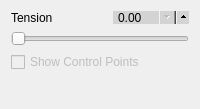
                 <widget class="QWidget" name="tab_18">
                  <attribute name="title">
                   <string>Smooth</string>
                  </attribute>
                  <layout class="QVBoxLayout" name="verticalLayout_114">
                   <item>
                    <layout class="QVBoxLayout" name="verticalLayout_178">
                     <item>
                      <layout class="QHBoxLayout" name="horizontalLayout_197">
                       <item>
                        <widget class="QLabel" name="label_193">
                         <property name="focusPolicy">
                          <enum>Qt::NoFocus</enum>
                         </property>
                         <property name="text">
                          <string>Tension</string>
                         </property>
                        </widget>
                       </item>
                       <item>
                        <widget class="QDoubleSpinBox" name="polygon_smooth_tension_spin">
                         <property name="focusPolicy">
                          <enum>Qt::ClickFocus</enum>
                         </property>
                         <property name="styleSheet">
                          <string notr="true">QDoubleSpinBox {
	max-height: 11px;
	min-height: 11px;
    min-width: 60px;
    max-width: 60px;
    padding-right: 10px;
    background-color: lightgray;
    padding-top: -2px;
    padding-bottom: -2px;
}

QDoubleSpinBox::up-button {
  subcontrol-origin: padding;
  subcontrol-position: right center;
  left: 7px;
  height: 18px;
  width: 18px;
}

QDoubleSpinBox::down-button {
  subcontrol-origin: content;
  subcontrol-position: right center;
  left: 0px;
  top: 0px;
  height: 18px;
  width: 18px;
}

</string>
                         </property>
                        </widget>
                       </item>
                      </layout>
                     </item>
                     <item>
                      <widget class="QSlider" name="polygon_smooth_tension_slider">
                       <property name="focusPolicy">
                        <enum>Qt::NoFocus</enum>
                       </property>
                       <property name="styleSheet">
                        <string notr="true"/>
                       </property>
                       <property name="orientation">
                        <enum>Qt::Horizontal</enum>
                       </property>
                      </widget>
                     </item>
                    </layout>
                   </item>
                   <item>
                    <widget class="QCheckBox" name="checkBox_2">
                     <property name="enabled">
                      <bool>false</bool>
                     </property>
                     <property name="text">
                      <string>Show Control Points</string>
                     </property>
                    </widget>
                   </item>
                   <item>
                    <spacer name="verticalSpacer_28">
                     <property name="orientation">
                      <enum>Qt::Vertical</enum>
                     </property>
                     <property name="sizeType">
                      <enum>QSizePolicy::Ignored</enum>
                     </property>
                     <property name="sizeHint" stdset="0">
                      <size>
                       <width>20</width>
                       <height>26</height>
                      </size>
                     </property>
                    </spacer>
                   </item>
                  </layout>
                 </widget>
